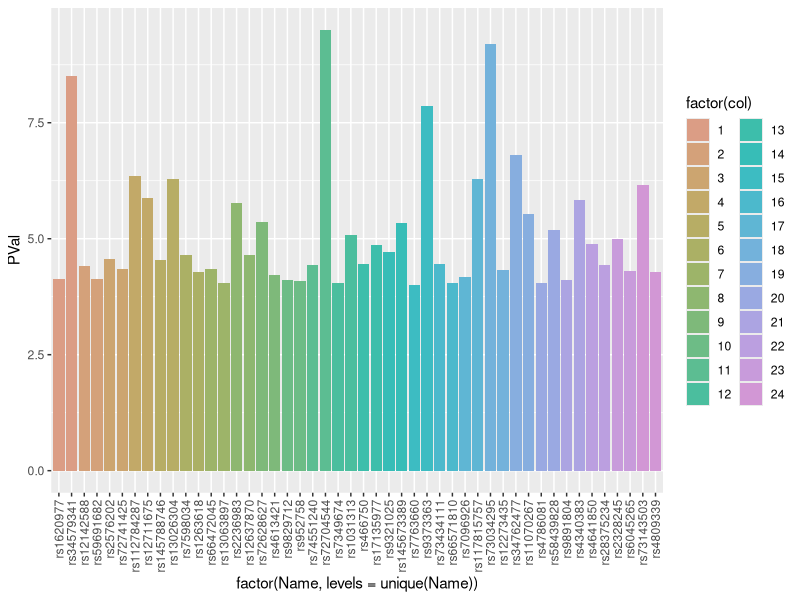
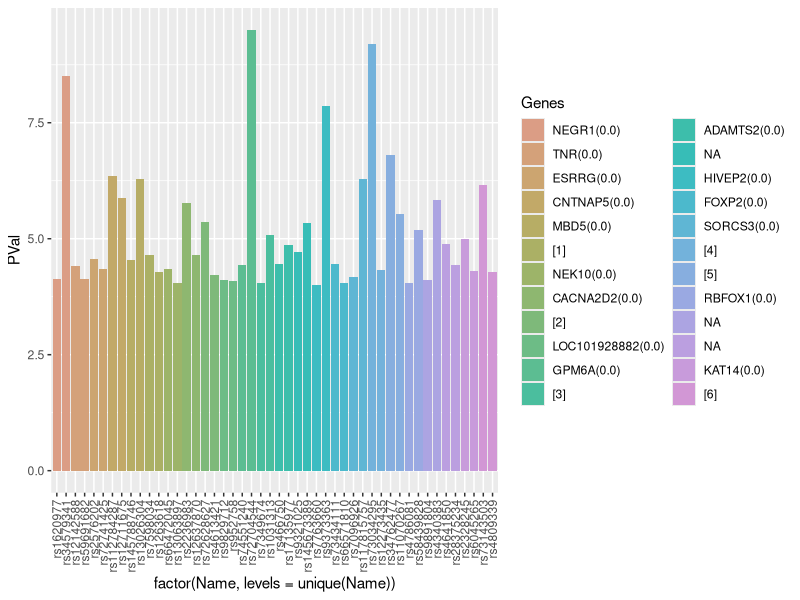
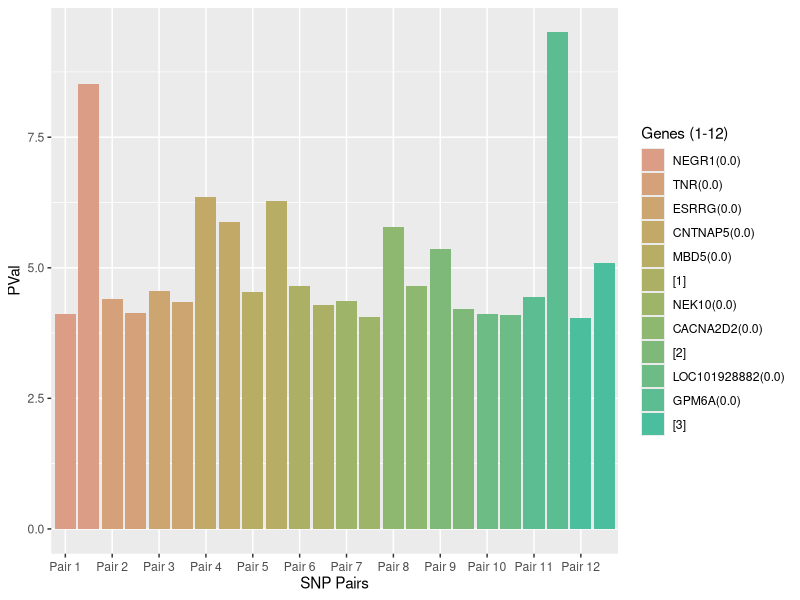
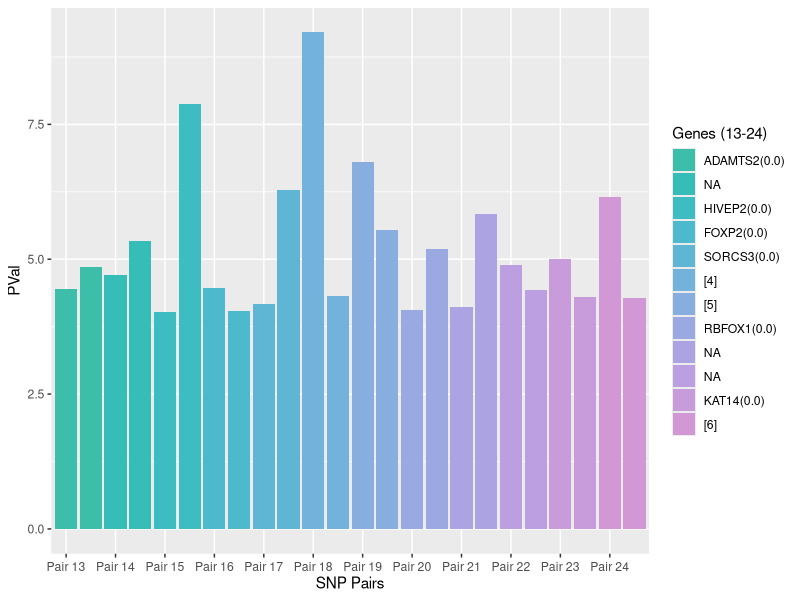

Reproduce these figures in R, in order.
## ---- chunk 1
library('readxl')
Xanax <- read_excel('ANX_2026_daner_fullANX_v12_woUTAH_11022026.gz.p4.clump.areator.sorted.1mhc (1).xls')
## ---- chunk 2
library('tidyverse')

chr_distances_1 <- list()

for(chr_num in 1:10){
  chr_data <- Xanax %>% 
    filter(CHR == chr_num) %>% 
    arrange(BP)
  # 2. Only calculate distances if there are at least 2 SNPs
  #    because you need a current SNP and a next SNP to find a distance
  if (nrow(chr_data) >= 2) {
    
    # 3. Create a table comparing each SNP to the next SNP
    distance_table <- data.frame(
      CHR = chr_num,                         # chromosome number
      SNP = chr_data$SNP[-nrow(chr_data)],   # all SNPs except the last one
      PVal = chr_data$P[-nrow(chr_data)],    # corresponding PVals
      curr_SNP_pos = chr_data$BP[-nrow(chr_data)], # all positions except the last one
      next_SNP_pos = chr_data$BP[-1],            # all positions except the first one
      BP_diff = diff(chr_data$BP)           # distance between neighboring SNPs
    )
    
    # 4. Store this chromosome's distance table in the list
    chr_distances_1[[chr_num]] <- distance_table
  }
}

# 5. Combine all chromosome tables into one big data frame
chr_distances_1  <- do.call(rbind, chr_distances_1)

# 3. Classify each distance into your table's custom scales!
chr_distances_1  <- chr_distances_1  %>% 
  mutate(
    Classification = case_when(
      BP_diff < 20000                  ~ "very close",
      BP_diff >= 20000 & BP_diff < 100000   ~ "close",
      BP_diff >= 100000 & BP_diff < 1000000 ~ "far",
      BP_diff >= 1000000               ~ "very far"
    )
  )


# View the final table
chr_distances_1 
## ---- chunk 3
#new empty list thats going to hold all chromosome distances, each entry is a dataframe
chr_distances_2 <- list()

for(chr_num in 11:22){
  chr_data <- Xanax %>% 
    filter(CHR == chr_num) %>% 
    arrange(BP)
  # 2. Only calculate distances if there are at least 2 SNPs
  #    because you need a current SNP and a next SNP to find a distance
  if (nrow(chr_data) >= 2) {
    
    # 3. Create a table comparing each SNP to the next SNP
    distance_table <- data.frame(
      CHR = chr_num,                         # chromosome number
      SNP = chr_data$SNP[-nrow(chr_data)],   # all SNPs except the last one
      PVal = chr_data$P[-nrow(chr_data)],    # corresponding PVals
      curr_SNP_pos = chr_data$BP[-nrow(chr_data)], # all positions except the last one
      next_SNP_pos = chr_data$BP[-1],            # all positions except the first one
      BP_diff = diff(chr_data$BP)           # distance between neighboring SNPs
    )
    
    # 4. Store this chromosome's distance table in the list
    chr_distances_2[[chr_num]] <- distance_table
  }
}

# 5. Combine all chromosome tables into one big data frame
chr_distances_2 <- do.call(rbind, chr_distances_2)

# 3. Classify each distance into your table's custom scales!
chr_distances_2 <- chr_distances_2 %>% 
  mutate(
    Classification = case_when(
      BP_diff < 20000                  ~ "very close",
      BP_diff >= 20000 & BP_diff < 100000   ~ "close",
      BP_diff >= 100000 & BP_diff < 1000000 ~ "far",
      BP_diff >= 1000000               ~ "very far"
    )
  )


# View the final table
chr_distances_2 


## ---- chunk 4

closepairs <- list()
close_SNPs <- c()
volcano_SNP_overlaps <- c()

#loops through chr_distances_1 and 2, pulls out rows (SNPS) classified as very close, and adds that SNP
#and the next (very close to each other) as well as the chromosome number to a list (dictionary)

#also adds the SNP to list volcano_SNP_overlaps to analyze/compare data with volcano plot

for (i in 1:length(chr_distances_1$Classification)) {
  if (chr_distances_1$Classification[i] == 'very close') {
    closepairs <- append(closepairs, list(c(chr_distances_1$CHR[i], chr_distances_1$SNP[i], chr_distances_1$PVal[i], chr_distances_1$SNP[i+1], chr_distances_1$PVal[i+1])))
    close_SNPs <- append(volcano_SNP_overlaps, chr_distances_1$SNP[i])
  }
}


for (i in 1:length(chr_distances_2$Classification)) {
  if (chr_distances_2$Classification[i] == 'very close') {
    closepairs <- append(closepairs, list(c(chr_distances_2$CHR[i], chr_distances_2$SNP[i], chr_distances_2$PVal[i], chr_distances_2$SNP[i+1], chr_distances_2$PVal[i+1]))) 
    close_SNPs <- append(volcano_SNP_overlaps, chr_distances_2$SNP[i])
  }
}

closepairs
## ---- chunk 5
Xanax <- rename(Xanax,'genelist' = 'genes.6.50kb(dist2index)')
SNP_names <- c()
SNP_pval <- c()
for (i in 1:length(chr_distances_1$Classification)) {
  if (chr_distances_1$Classification[i] == 'very close') {
    SNP_names <- c(SNP_names, chr_distances_1$SNP[i], chr_distances_1$SNP[i+1])
    SNP_pval <- c(SNP_pval, chr_distances_1$PVal[i], chr_distances_1$PVal[i+1])
  }
}

for (i in 1:length(chr_distances_2$Classification)) {
  if (chr_distances_2$Classification[i] == 'very close') {
    SNP_names <- c(SNP_names, chr_distances_2$SNP[i], chr_distances_2$SNP[i+1])
    SNP_pval <- c(SNP_pval, chr_distances_2$PVal[i], chr_distances_2$PVal[i+1])
  }
}
SNP_names
SNP_pval
## ---- chunk 6
column_list <- list(
  Name = SNP_names,
  PVal = -log10(SNP_pval)
)
df_data <- as.data.frame(column_list)
pair_num <- 1
df_data$col <- 1
df_data$genes <- NA
for (i in 1:nrow(df_data)){
  if (i > 2){
    if (df_data$col[i-1] == df_data$col[i-2]){
        pair_num <- pair_num + 1
    }
  }
  df_data$col[i] <- pair_num
  df_data$genes[i] <- Xanax$genelist[Xanax$SNP == df_data$Name[i]]
}
df_data

palette_cols <- hcl.colors(30, palette = "Dynamic")
ggplot(df_data, aes(x = factor(Name, levels = unique(Name)), y = PVal, fill = factor(col))) + geom_col() + theme(axis.text.x = element_text(angle = 90, vjust = 0.5, hjust = 1)) + scale_fill_manual(values = palette_cols)

## ---- chunk 7
library(stringr)
library(tidyr)
pairdf <- as.data.frame(do.call(rbind, closepairs))
colnames(pairdf) <- c('Chromosome', 'SNP1', 'Pval1', 'SNP2', 'Pval2')

genevec <- c()
for (i in seq(from = 1, to = 48, by = 2)) {
    if (grepl("0.0", df_data$genes[i], fixed = TRUE)) {
      genevec <-append(genevec, df_data$genes[i])
    } 
    else{
      genevec <- append(genevec, 'NA')
    }
}
genevec
## ---- chunk 8
gene_legend <- genevec

tempvec <- c()
num <- 1 # for annotation purposes

for (i in 1:length(gene_legend)) { # for all the 24 elements in this list
  
  # if an element has a comma, the element has multiple genes
  if (grepl(",", gene_legend[i])) { 
    
    tempvec <- trimws(unlist(strsplit(gene_legend[i], ','))) # vectorize these genes
    zero_genes <- grep("0.0", tempvec, value = TRUE)
    
    # for each gene in the vectorized list && if we haven't already found  0.0 gene
    if (length(zero_genes) == 1) {
        gene_legend[i] <- zero_genes[1]
    } else {
        gene_legend[i] <- paste0("[", num, "]")
        genevec[i] <- paste0("[", num, "] ",  genevec[i])
        num <- num + 1

    }
  }
}
gene_legend
## ---- chunk 9
genevec
## ---- chunk 10
# 1. Update the ggplot code with the labels argument
ggplot(df_data, aes(x = factor(Name, levels = unique(Name)), y = PVal, fill = factor(col))) + 
  geom_col() + 
  theme(axis.text.x = element_text(angle = 90, vjust = 0.5, hjust = 1)) + 
  scale_fill_manual(
    values = palette_cols,
    labels = gene_legend, # This assigns your custom gene names to the legend
    name = "Genes"        # Optional: Adds a title to your legend
  )

## ---- chunk 11
# Ensure col is set up correctly (values 1 to 24)
df_data$col <- rep(1:24, each = 2)[1:nrow(df_data)]

# --- Split the Data Frame ---
df_part1 <- subset(df_data, col <= 12)
df_part2 <- subset(df_data, col > 12)

# --- Split the Color Palette ---
palette_part1 <- palette_cols[1:12]
palette_part2 <- palette_cols[13:24]

# --- Split the Legend Labels ---
legend_part1 <- gene_legend[1:12]
legend_part2 <- gene_legend[13:24]
## ---- chunk 12
# Extract every second name to use as breaks (creates a tick mark every 2 SNPs)
breaks_part1 <- unique(df_part1$Name)[seq(1, length(unique(df_part1$Name)), by = 2)]

# Create a clean label for those ticks, like "Pair 1", "Pair 2", etc.
labels_part1 <- paste("Pair", 1:12)

ggplot(df_part1, aes(x = factor(Name, levels = unique(Name)), y = PVal, fill = factor(col))) +  
  geom_col() +  
  scale_x_discrete(
    breaks = breaks_part1,  # Forces a tick mark every 2 SNPs
    labels = labels_part1   # Names them cleanly "Pair 1", "Pair 2"...
  ) +
  theme(
    axis.text.x = element_text(vjust = 0.5, hjust = 0.5), # Standard text alignment
    axis.ticks.x = element_line()                        # Ensures the tick marks show up
  ) +  
  scale_fill_manual(
    values = palette_part1,
    labels = legend_part1,
    name = "Genes (1-12)"
  ) +
  labs(x = "SNP Pairs")
## ---- chunk 13
# Extract every second name for the second half
breaks_part2 <- unique(df_part2$Name)[seq(1, length(unique(df_part2$Name)), by = 2)]
labels_part2 <- paste("Pair", 13:24)

ggplot(df_part2, aes(x = factor(Name, levels = unique(Name)), y = PVal, fill = factor(col))) +  
  geom_col() +  
  scale_x_discrete(
    breaks = breaks_part2,  
    labels = labels_part2   
  ) +
  theme(
    axis.text.x = element_text(vjust = 0.5, hjust = 0.5), 
    axis.ticks.x = element_line()                        
  ) +  
  scale_fill_manual(
    values = palette_part2,
    labels = legend_part2,
    name = "Genes (13-24)"
  ) +
  labs(x = "SNP Pairs")
## ---- chunk 14
 
sig_from_volcano <- c("rs58825580", "rs7110863",  "rs10959883", "rs11241568", "rs4976976",  "rs10476497", "rs77960")
overlaps <- c()
for (i in 1:length(close_SNPs)) {
  for (j in 1:length(sig_from_volcano)) {
    if (sig_from_volcano[j] == close_SNPs[i]) {
    overlaps <- append(overlaps, close_SNPs[i])
    }
  }
}
overlaps
